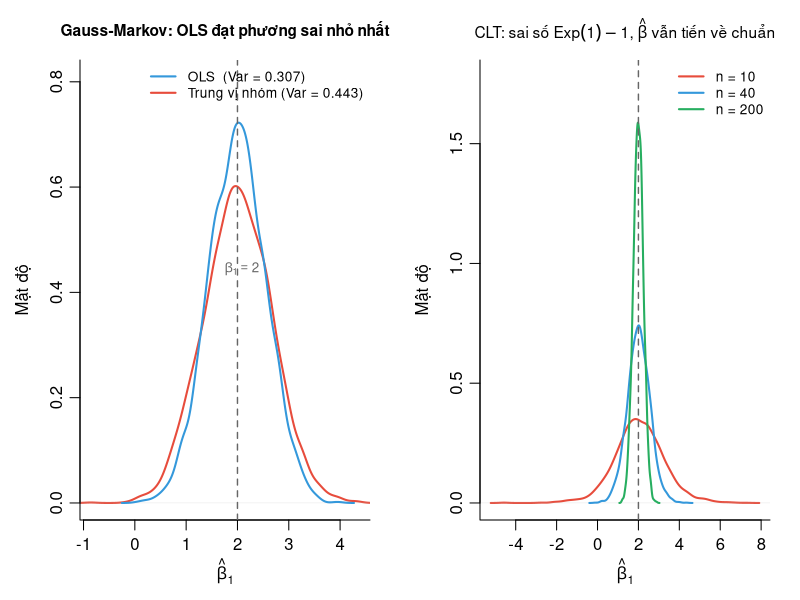
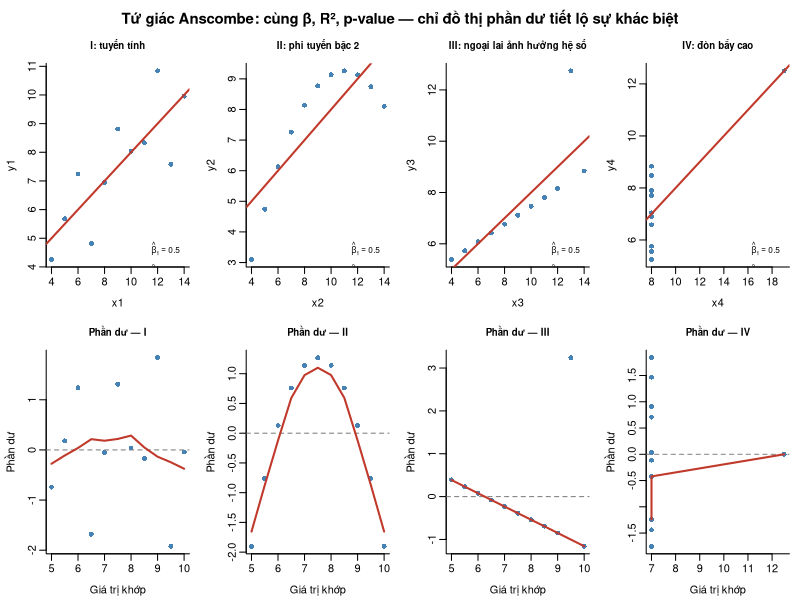
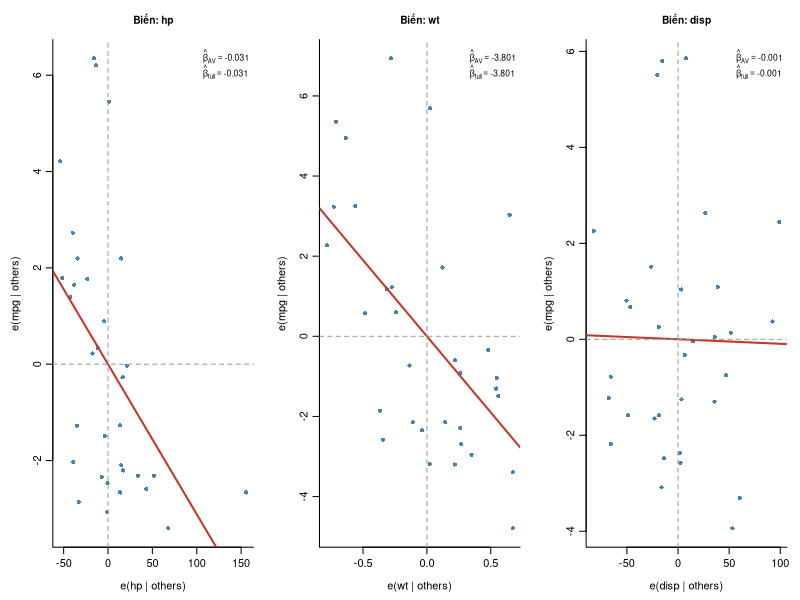
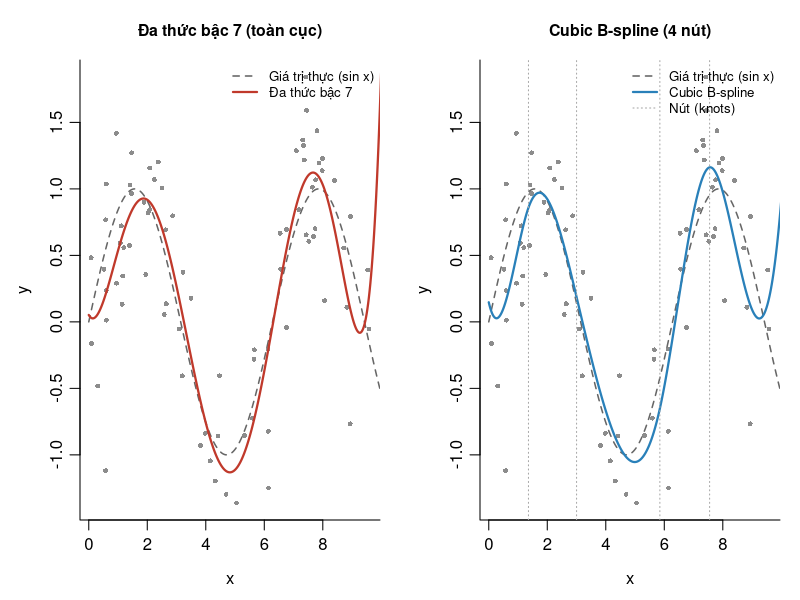
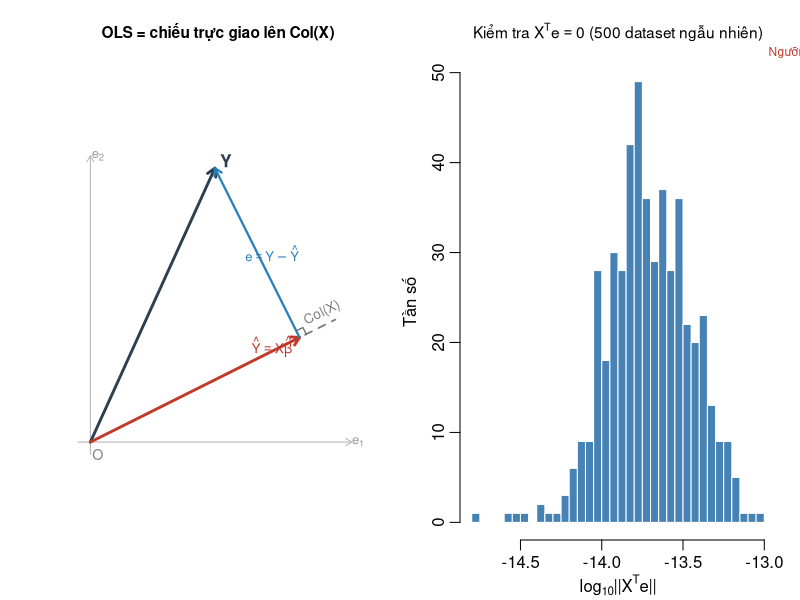
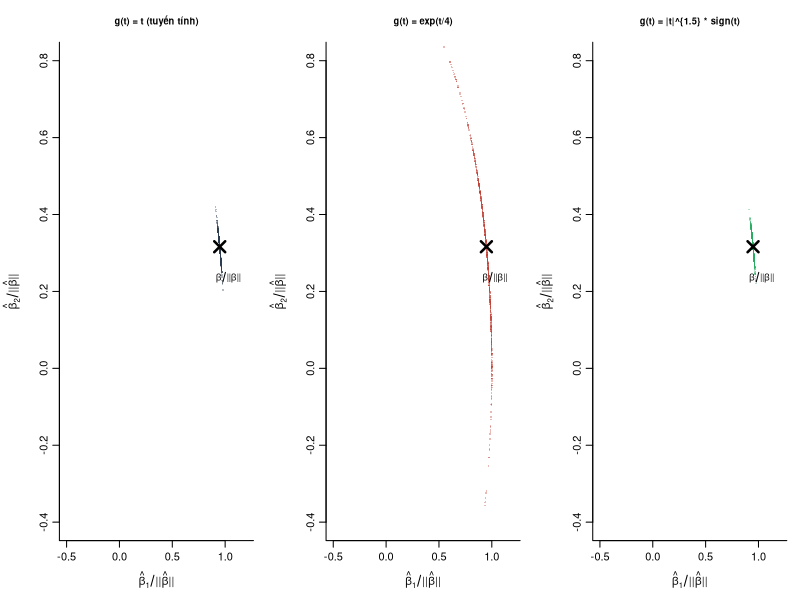
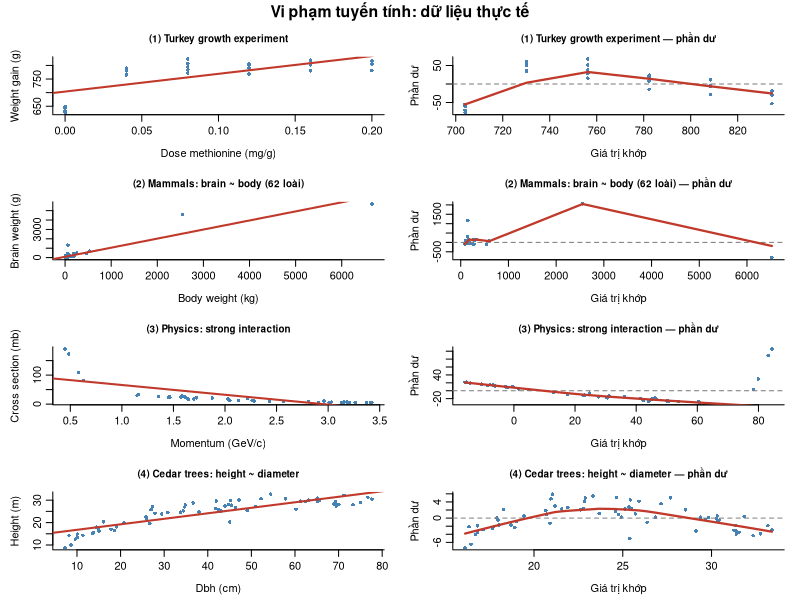
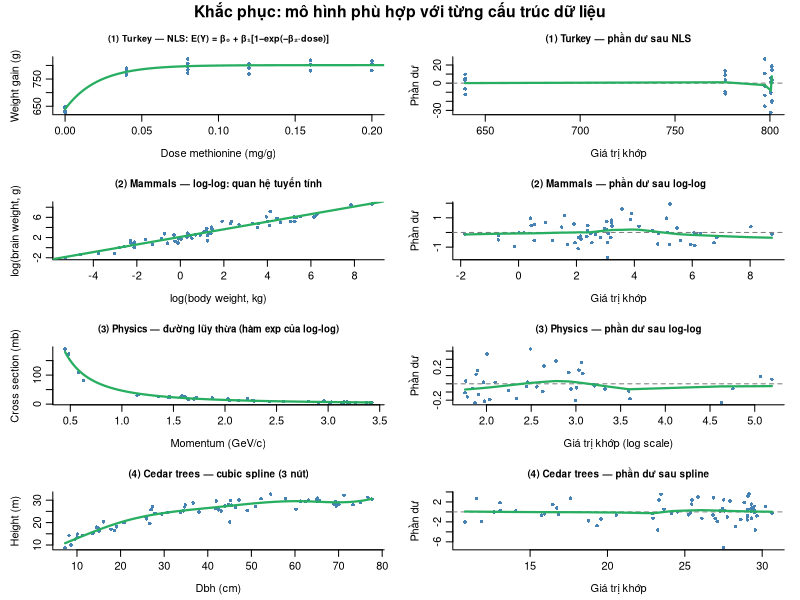

Recreate these plots in R, in order.
# ============================================================
# Sinh hình cho multiple_regression_assumptions.tex
# Chạy: Rscript gen_figures.R
# Seed: 42 (set toàn cục, reproducible)
# ============================================================

set.seed(42)

# -- fig6_blue_clt.png ---------------------------------------------------------
# Minh họa: (1) Gauss-Markov BLUE — OLS đạt phương sai nhỏ nhất
#           (2) CLT — β̂ tiến về chuẩn dù sai số lệch phải

B     <- 4000
n     <- 40
beta1 <- 2

beta_ols <- numeric(B)
beta_alt <- numeric(B)

for (b in seq_len(B)) {
  x   <- runif(n, 0, 1)
  eps <- rnorm(n, sd = 1)
  y   <- beta1 * x + eps

  xc <- x - mean(x)
  beta_ols[b] <- sum(xc * y) / sum(xc^2)

  # Ước lượng tuyến tính không chệch thay thế: trung bình hóa theo nhóm trung vị
  med_x <- median(x)
  hi <- x > med_x;  lo <- !hi
  beta_alt[b] <- (mean(y[hi]) - mean(y[lo])) / (mean(x[hi]) - mean(x[lo]))
}

ns   <- c(10, 40, 200)
cols <- c("#E74C3C", "#3498DB", "#27AE60")

betas_n <- lapply(ns, function(nn) {
  replicate(3000, {
    x   <- runif(nn, 0, 1)
    eps <- rexp(nn, rate = 1) - 1       # mean = 0, lệch phải
    y   <- beta1 * x + eps
    xc  <- x - mean(x)
    sum(xc * y) / sum(xc^2)
  })
})

png("./figures/fig6_blue_clt.png", width = 920, height = 420, res = 110)

par(mfrow = c(1, 2), mar = c(4, 4, 3, 1.5), mgp = c(2.4, 0.7, 0))

# Panel 1: BLUE
v_ols    <- round(var(beta_ols), 3)
v_alt    <- round(var(beta_alt), 3)
xlim1    <- range(c(beta_ols, beta_alt))
dens_ols <- density(beta_ols)
dens_alt <- density(beta_alt)
ylim1    <- c(0, max(dens_ols$y, dens_alt$y) * 1.12)

plot(dens_alt, col = "#E74C3C", lwd = 2, xlim = xlim1, ylim = ylim1,
     xlab = expression(hat(beta)[1]), ylab = "Mật độ",
     main = "Gauss-Markov: OLS đạt phương sai nhỏ nhất",
     bty = "l", cex.main = 0.93)
lines(dens_ols, col = "#3498DB", lwd = 2)
abline(v = beta1, lty = 2, col = "gray40", lwd = 1.4)
legend("topright",
       legend = c(paste0("OLS  (Var = ", v_ols, ")"),
                  paste0("Trung vị nhóm (Var = ", v_alt, ")")),
       col = c("#3498DB", "#E74C3C"), lwd = 2, bty = "n", cex = 0.82)
text(beta1 + 0.08, ylim1[2] * 0.55,
     expression(beta[1] == 2), col = "gray40", cex = 0.8)

# Panel 2: CLT cho beta_ols với sai số lệch phải
dens_list <- lapply(betas_n, density)
ylim2 <- c(0, max(sapply(dens_list, function(d) max(d$y))) * 1.12)
xlim2 <- range(sapply(dens_list, function(d) range(d$x)))

plot(dens_list[[1]], col = cols[1], lwd = 2,
     xlim = xlim2, ylim = ylim2,
     xlab = expression(hat(beta)[1]), ylab = "Mật độ",
     main = expression("CLT: sai số" ~ Exp(1) - 1 * ", " * hat(beta) * " vẫn tiến về chuẩn"),
     bty = "l", cex.main = 0.93)
for (i in 2:3) lines(dens_list[[i]], col = cols[i], lwd = 2)
abline(v = beta1, lty = 2, col = "gray40", lwd = 1.4)
legend("topright", legend = paste0("n = ", ns),
       col = cols, lwd = 2, bty = "n", cex = 0.82)

dev.off()
cat("fig6_blue_clt.png done\n")

# -- fig7_anscombe.png ---------------------------------------------------------
# Tứ giác Anscombe: 4 bộ dữ liệu, cùng β̂ / R² / p-value, hình dạng khác nhau
# Hàng trên: scatterplot + đường hồi quy
# Hàng dưới: đồ thị phần dư theo giá trị khớp

data(anscombe)

# Khớp 4 mô hình
fits <- lapply(1:4, function(i)
  lm(anscombe[[paste0("y", i)]] ~ anscombe[[paste0("x", i)]]))

# Thống kê số — để chú thích trên hình
stats <- lapply(fits, function(m) {
  s   <- summary(m)
  pv  <- coef(s)[2, 4]
  list(b0 = round(coef(m)[1], 2),
       b1 = round(coef(m)[2], 2),
       r2 = round(s$r.squared, 3),
       pv = formatC(pv, digits = 3, format = "g"))
})

titles <- c("I: tuyến tính", "II: phi tuyến bậc 2",
            "III: ngoại lai ảnh hưởng hệ số", "IV: đòn bẩy cao")

png("./figures/fig7_anscombe.png", width = 1000, height = 800, res = 110)

par(mfrow = c(2, 4), mar = c(3.5, 3.5, 2.8, 0.8),
    mgp = c(2.2, 0.6, 0), oma = c(0, 0, 2, 0))

# Hàng 1: scatterplot + đường hồi quy
for (i in 1:4) {
  xi <- anscombe[[paste0("x", i)]]
  yi <- anscombe[[paste0("y", i)]]
  st <- stats[[i]]
  plot(xi, yi, pch = 16, col = "steelblue",
       xlab = paste0("x", i), ylab = paste0("y", i),
       main = titles[i], cex.main = 0.88, bty = "l")
  abline(fits[[i]], col = "#C0392B", lwd = 2)
  legend("bottomright",
         legend = bquote(atop(hat(beta)[1] == .(st$b1),
                              R^2 == .(st$r2))),
         bty = "n", cex = 0.75)
}

# Hàng 2: đồ thị phần dư
for (i in 1:4) {
  fv <- fitted(fits[[i]])
  rv <- residuals(fits[[i]])
  plot(fv, rv, pch = 16, col = "steelblue",
       xlab = "Giá trị khớp", ylab = "Phần dư",
       main = paste0("Phần dư — ", c("I","II","III","IV")[i]),
       cex.main = 0.88, bty = "l")
  abline(h = 0, lty = 2, col = "gray50")
  lines(lowess(fv, rv), col = "#C0392B", lwd = 2)
}

mtext("Tứ giác Anscombe: cùng β̂, R², p-value — chỉ đồ thị phần dư tiết lộ sự khác biệt",
      outer = TRUE, cex = 0.9, font = 2)

dev.off()
cat("fig7_anscombe.png done\n")

# -- fig8_avplot.png -----------------------------------------------------------
# Đồ thị hồi quy riêng phần (added-variable / partial regression plots)
# Mô hình: mpg ~ hp + wt + disp  (mtcars)
# Mỗi panel: e(Y | others) vs e(Xj | others)
# Độ dốc của mỗi panel = hệ số β trong mô hình đầy đủ

data(mtcars)
fit_full <- lm(mpg ~ hp + wt + disp, data = mtcars)
vars <- c("hp", "wt", "disp")
labels_x <- c("Công suất (hp)", "Trọng lượng (wt)", "Dung tích (disp)")

av_data <- lapply(vars, function(jname) {
  others <- setdiff(vars, jname)
  fmY  <- as.formula(paste("mpg ~", paste(others, collapse = "+")))
  fmXj <- as.formula(paste(jname, "~", paste(others, collapse = "+")))
  eY   <- residuals(lm(fmY,  data = mtcars))
  eXj  <- residuals(lm(fmXj, data = mtcars))
  list(eY = eY, eXj = eXj,
       beta_av   = round(coef(lm(eY ~ eXj))[2], 3),
       beta_full = round(coef(fit_full)[jname], 3))
})

png("./figures/fig8_avplot.png", width = 960, height = 350, res = 110)

par(mfrow = c(1, 3), mar = c(4, 4, 3, 1), mgp = c(2.4, 0.7, 0))

for (i in seq_along(vars)) {
  d <- av_data[[i]]
  plot(d$eXj, d$eY,
       pch = 16, col = "steelblue", cex = 0.85,
       xlab = paste0("e(", vars[i], " | others)"),
       ylab = "e(mpg | others)",
       main = paste0("Biến: ", vars[i]),
       bty  = "l", cex.main = 0.93)
  abline(lm(d$eY ~ d$eXj), col = "#C0392B", lwd = 2)
  abline(h = 0, lty = 2, col = "gray60")
  abline(v = 0, lty = 2, col = "gray60")
  legend("topright",
         legend = c(bquote(hat(beta)[AV] == .(d$beta_av)),
                    bquote(hat(beta)[full] == .(d$beta_full))),
         bty = "n", cex = 0.78)
}

dev.off()
cat("fig8_avplot.png done\n")

# -- fig9_splines.png ----------------------------------------------------------
# So sánh đa thức bậc 7 vs cubic B-spline (4 nút) trên dữ liệu dạng sóng
# Mục đích: thể hiện đa thức dao động mạnh ở biên, splines ổn định toàn vùng

library(splines)

n_obs <- 80
x_obs <- sort(runif(n_obs, 0, 10))
y_obs <- sin(x_obs) + 0.5 * rnorm(n_obs)

x_seq  <- seq(0, 10, length.out = 400)
y_true <- sin(x_seq)

# Đa thức bậc 7 (toàn cục)
fit_poly <- lm(y_obs ~ poly(x_obs, 7))
pred_poly <- predict(fit_poly,
                     newdata = data.frame(x_obs = x_seq))

# Cubic B-spline với 4 nút tại phân vị
knots4    <- quantile(x_obs, probs = c(0.2, 0.4, 0.6, 0.8))
fit_spl   <- lm(y_obs ~ bs(x_obs, knots = knots4, degree = 3))
pred_spl  <- predict(fit_spl,
                     newdata = data.frame(x_obs = x_seq))

png("./figures/fig9_splines.png", width = 900, height = 420, res = 110)

par(mfrow = c(1, 2), mar = c(4, 4, 3, 1), mgp = c(2.4, 0.7, 0))

# Panel 1 — Đa thức bậc 7
plot(x_obs, y_obs, pch = 16, cex = 0.65, col = "gray55",
     xlab = "x", ylab = "y",
     main = "Đa thức bậc 7 (toàn cục)",
     bty = "l", cex.main = 0.95)
lines(x_seq, y_true,    col = "gray40",   lwd = 1.5, lty = 2)
lines(x_seq, pred_poly, col = "#C0392B",  lwd = 2.2)
legend("topright",
       legend = c("Giá trị thực (sin x)", "Đa thức bậc 7"),
       col = c("gray40", "#C0392B"), lwd = c(1.5, 2.2),
       lty = c(2, 1), bty = "n", cex = 0.8)

# Panel 2 — Cubic B-spline
plot(x_obs, y_obs, pch = 16, cex = 0.65, col = "gray55",
     xlab = "x", ylab = "y",
     main = "Cubic B-spline (4 nút)",
     bty = "l", cex.main = 0.95)
lines(x_seq, y_true,   col = "gray40",   lwd = 1.5, lty = 2)
lines(x_seq, pred_spl, col = "#2980B9",  lwd = 2.2)
abline(v = knots4, lty = 3, col = "gray65", lwd = 1)
legend("topright",
       legend = c("Giá trị thực (sin x)",
                  "Cubic B-spline",
                  "Nút (knots)"),
       col = c("gray40", "#2980B9", "gray65"),
       lwd = c(1.5, 2.2, 1), lty = c(2, 1, 3),
       bty = "n", cex = 0.8)

dev.off()
cat("fig9_splines.png done\n")

# -- fig10_projection.png ------------------------------------------------------
# Trái: Sơ đồ hình học — OLS là chiếu trực giao Y lên Col(X)
# Phải: Xác minh số — X'e ≈ 0 trên 500 dataset ngẫu nhiên

png("./figures/fig10_projection.png", width = 900, height = 420, res = 110)
par(mfrow = c(1, 2), mar = c(3, 3, 3.2, 1.2), mgp = c(2, 0.6, 0))

# -- Panel 1: sơ đồ hình học ---------------------------------------------------
plot(0, 0, type = "n", xlim = c(-0.15, 2.2), ylim = c(-0.15, 2.4),
     xlab = "", ylab = "", asp = 1,
     main = "OLS = chiếu trực giao lên Col(X)",
     axes = FALSE, cex.main = 0.93)

# Trục gốc
arrows(-0.1, 0, 2.1, 0, length = 0.07, col = "gray70", lwd = 1)
arrows(0, -0.1, 0, 2.3, length = 0.07, col = "gray70", lwd = 1)
text(2.15, 0, expression(e[1]), cex = 0.8, col = "gray60")
text(0.06, 2.3, expression(e[2]), cex = 0.8, col = "gray60")
text(0.06, -0.1, "O", cex = 0.85, col = "gray50")

# Không gian dự báo Col(X): đường thẳng qua gốc theo hướng (2,1)/||...||
dir_x <- c(2, 1) / sqrt(5)
t_vals <- seq(0, 2.2, length.out = 50)
lines(t_vals * dir_x[1], t_vals * dir_x[2],
      col = "gray50", lwd = 1.8, lty = 2)
text(2.05 * dir_x[1] + 0.03, 2.05 * dir_x[2] + 0.12,
     "Col(X)", col = "gray50", cex = 0.82, srt = 27)

# Vector Y
Y <- c(1.0, 2.2)
arrows(0, 0, Y[1], Y[2], lwd = 2.8, col = "#2C3E50", length = 0.09)
text(Y[1] + 0.09, Y[2] + 0.06, "Y", col = "#2C3E50", cex = 1.05, font = 2)

# Ŷ = chiếu Y lên Col(X)
Yhat_s <- sum(Y * dir_x)
Yhat   <- Yhat_s * dir_x
arrows(0, 0, Yhat[1], Yhat[2], lwd = 2.8, col = "#C0392B", length = 0.09)
text(Yhat[1] - 0.22, Yhat[2] - 0.07,
     expression(hat(Y) == X * hat(beta)), col = "#C0392B", cex = 0.82)

# Residual e = Y - Ŷ
arrows(Yhat[1], Yhat[2], Y[1], Y[2],
       lwd = 2.2, col = "#2980B9", length = 0.08)
mid_e <- (Yhat + Y) / 2
text(mid_e[1] + 0.12, mid_e[2],
     expression(e == Y - hat(Y)), col = "#2980B9", cex = 0.78)

# Góc vuông tại Ŷ
sq  <- 0.06
perp_dir <- c(-dir_x[2], dir_x[1])
sq_pts <- rbind(Yhat + sq * dir_x,
                Yhat + sq * dir_x + sq * perp_dir,
                Yhat + sq * perp_dir)
lines(sq_pts[, 1], sq_pts[, 2], col = "gray40", lwd = 1.2)

# -- Panel 2: Xác minh X'e = 0 -------------------------------------------------
max_xte <- replicate(500, {
  n <- 40; p <- 3
  X    <- cbind(1, matrix(rnorm(n * p), n, p))
  beta <- c(1, 2, -1, 0.5)
  y    <- X %*% beta + rnorm(n, sd = 2)
  bhat <- solve(t(X) %*% X) %*% t(X) %*% y
  e    <- y - X %*% bhat
  max(abs(t(X) %*% e))
})

hist(log10(max_xte), breaks = 40,
     col = "steelblue", border = "white",
     main = expression("Kiểm tra " * X^T * e == 0 * " (500 dataset ngẫu nhiên)"),
     xlab = expression(log[10] * "||" * X^T * e * "||"),
     ylab = "Tần số", cex.main = 0.93, bty = "l")
abline(v = log10(.Machine$double.eps * 1e3),
       lty = 2, col = "#C0392B", lwd = 1.5)
mtext("Ngưỡng sai số máy", side = 3, at = log10(.Machine$double.eps * 1e3),
      col = "#C0392B", cex = 0.72, line = 0.2)

dev.off()
cat("fig10_projection.png done\n")

# -- fig11_liduan.png ----------------------------------------------------------
# Mô phỏng định lý Li-Duan: OLS ước lượng đúng hướng β dù g phi tuyến
# Thiết kế: Y = g(β'X) + ε, β = (3,1), X ~ N(0,I), g thay đổi
# Hiển thị: scatter β̂_1 vs β̂_2 chuẩn hóa — luôn xếp thẳng theo (3,1)

beta_true <- c(3, 1)          # hướng thực sự
beta_true_n <- beta_true / sqrt(sum(beta_true^2))

n_sim  <- 800
n_obs  <- 60

g_list <- list(
  "g(t) = t (tuyến tính)"           = function(t) t,
  "g(t) = exp(t/4)"                 = function(t) exp(t / 4),
  "g(t) = |t|^{1.5} * sign(t)"      = function(t) abs(t)^1.5 * sign(t)
)
cols_g <- c("#2C3E50", "#C0392B", "#27AE60")

png("./figures/fig11_liduan.png", width = 1050, height = 380, res = 110)
par(mfrow = c(1, 3), mar = c(4.5, 4.5, 3.2, 1), mgp = c(2.8, 0.7, 0))

for (gi in seq_along(g_list)) {
  g_fn  <- g_list[[gi]]
  b1_hat <- numeric(n_sim)
  b2_hat <- numeric(n_sim)

  for (s in seq_len(n_sim)) {
    X   <- matrix(rnorm(n_obs * 2), n_obs, 2)
    idx <- X %*% beta_true
    y   <- g_fn(idx) + rnorm(n_obs, sd = 0.8)
    bh  <- coef(lm(y ~ X - 1))   # hồi quy không có tung độ gốc
    bh_n <- bh / sqrt(sum(bh^2)) # chuẩn hóa về độ dài 1
    b1_hat[s] <- bh_n[1]
    b2_hat[s] <- bh_n[2]
  }

  plot(b1_hat, b2_hat,
       pch = 16, cex = 0.35, col = adjustcolor(cols_g[gi], 0.35),
       xlim = c(-0.5, 1.2), ylim = c(-0.4, 0.8),
       xlab = expression(hat(beta)[1] / "||" * hat(beta) * "||"),
       ylab = expression(hat(beta)[2] / "||" * hat(beta) * "||"),
       main = names(g_list)[gi], cex.main = 0.85, bty = "l")

  # Điểm β thực sự (đã chuẩn hóa)
  points(beta_true_n[1], beta_true_n[2],
         pch = 4, cex = 2.2, lwd = 2.5, col = "black")
  text(beta_true_n[1] + 0.08, beta_true_n[2] - 0.08,
       expression(beta / "||" * beta * "||"), cex = 0.82, font = 2)
}

dev.off()
cat("fig11_liduan.png done\n")

# -- fig12_violations.png ------------------------------------------------------
# Bốn ví dụ thực tế vi phạm tính tuyến tính
# Cột trái : scatter + đường OLS bậc 1
# Cột phải : đồ thị phần dư (LOESS đỏ) — mẫu hình có hệ thống
# Seed riêng cho mỗi dataset mô phỏng (set.seed() cục bộ, reproducible)

library(MASS)

# -- Dataset 1: Turkey growth (Weisberg) --------------------------------------
# E(Y|Dose) = β₀ + β₁[1 − exp(−β₂ × Dose)]; mô phỏng 5 lần/mức nồng độ
set.seed(101)
dose_lvl  <- c(0, 0.04, 0.08, 0.12, 0.16, 0.20)
dose_t    <- rep(dose_lvl, each = 5)
y_turkey  <- 639 + 168 * (1 - exp(-37 * dose_t)) + rnorm(30, 0, 18)

# -- Dataset 2: Mammals brain vs body (MASS) -----------------------------------
body_kg  <- mammals$body
brain_g  <- mammals$brain

# -- Dataset 3: Physics cross sections (Weisberg-inspired) --------------------
# Y ~ cross section (mb), X ~ momentum (GeV/c); dạng lũy thừa giảm
set.seed(102)
x_phys <- sort(runif(38, 0.3, 3.5))
y_phys <- 45 * x_phys^(-1.7) * exp(rnorm(38, 0, 0.15))

# -- Dataset 4: Tree height vs diameter (Idaho cedar, Weisberg) ---------------
set.seed(103)
dbh    <- sort(runif(65, 5, 78))
height <- 30 * (1 - exp(-0.055 * dbh)) + rnorm(65, 0, 2.2)

# -- Vẽ figure -----------------------------------------------------------------
png("./figures/fig12_violations.png",
    width = 900, height = 1180, res = 110)

par(mfrow = c(4, 2),
    mar   = c(3.8, 4.0, 2.8, 1.2),
    mgp   = c(2.4, 0.7, 0),
    oma   = c(0, 0, 1.5, 0))

datasets <- list(
  list(x      = dose_t,
       y      = y_turkey,
       xlab   = "Dose methionine (mg/g)",
       ylab   = "Weight gain (g)",
       title  = "(1) Turkey growth experiment"),
  list(x      = body_kg,
       y      = brain_g,
       xlab   = "Body weight (kg)",
       ylab   = "Brain weight (g)",
       title  = "(2) Mammals: brain ~ body (62 loài)"),
  list(x      = x_phys,
       y      = y_phys,
       xlab   = "Momentum (GeV/c)",
       ylab   = "Cross section (mb)",
       title  = "(3) Physics: strong interaction"),
  list(x      = dbh,
       y      = height,
       xlab   = "Dbh (cm)",
       ylab   = "Height (m)",
       title  = "(4) Cedar trees: height ~ diameter")
)

for (d in datasets) {
  fit_lin <- lm(d$y ~ d$x)
  fv      <- fitted(fit_lin)
  rv      <- residuals(fit_lin)

  # Cột trái: scatter + OLS
  plot(d$x, d$y,
       pch = 16, cex = 0.72, col = "steelblue",
       xlab = d$xlab, ylab = d$ylab,
       main = d$title, cex.main = 0.90, bty = "l")
  abline(fit_lin, col = "#C0392B", lwd = 2)

  # Cột phải: đồ thị phần dư
  plot(fv, rv,
       pch = 16, cex = 0.72, col = "steelblue",
       xlab = "Giá trị khớp", ylab = "Phần dư",
       main = paste(d$title, "— phần dư"),
       cex.main = 0.90, bty = "l")
  abline(h = 0, lty = 2, col = "gray50")
  lines(lowess(fv, rv), col = "#C0392B", lwd = 2.2)
}

mtext("Vi phạm tuyến tính: dữ liệu thực tế",
      outer = TRUE, cex = 0.95, font = 2)

dev.off()
cat("fig12_violations.png done\n")

# -- fig13_violations_fixed.png ------------------------------------------------
# Cùng 4 bộ dữ liệu, sau khi áp dụng biến đổi / mô hình phù hợp
# Cột trái : scatter + đường khớp đúng
# Cột phải : đồ thị phần dư sau khi khắc phục (không còn mẫu hình)

library(splines)

png("./figures/fig13_violations_fixed.png",
    width = 900, height = 1180, res = 110)

par(mfrow = c(4, 2),
    mar   = c(3.8, 4.0, 2.8, 1.2),
    mgp   = c(2.4, 0.7, 0),
    oma   = c(0, 0, 1.5, 0))

# -- (1) Turkey: NLS fit -------------------------------------------------------
fit_nls_t <- nls(y_turkey ~ b0 + b1 * (1 - exp(-b2 * dose_t)),
                 start = list(b0 = 630, b1 = 160, b2 = 30))
dose_seq  <- seq(0, 0.21, length.out = 200)
pred_nls  <- predict(fit_nls_t,
                     newdata = data.frame(dose_t = dose_seq))
rv_nls_t  <- residuals(fit_nls_t)
fv_nls_t  <- fitted(fit_nls_t)

plot(dose_t, y_turkey,
     pch = 16, cex = 0.72, col = "steelblue",
     xlab = "Dose methionine (mg/g)", ylab = "Weight gain (g)",
     main = "(1) Turkey — NLS: E(Y) = β₀ + β₁[1−exp(−β₂·dose)]",
     cex.main = 0.82, bty = "l")
lines(dose_seq, pred_nls, col = "#27AE60", lwd = 2.2)

plot(fv_nls_t, rv_nls_t,
     pch = 16, cex = 0.72, col = "steelblue",
     xlab = "Giá trị khớp", ylab = "Phần dư",
     main = "(1) Turkey — phần dư sau NLS",
     cex.main = 0.90, bty = "l")
abline(h = 0, lty = 2, col = "gray50")
lines(lowess(fv_nls_t, rv_nls_t), col = "#27AE60", lwd = 2.2)

# -- (2) Mammals: log-log transform --------------------------------------------
log_body  <- log(body_kg)
log_brain <- log(brain_g)
fit_log   <- lm(log_brain ~ log_body)
fv_log    <- fitted(fit_log)
rv_log    <- residuals(fit_log)

plot(log_body, log_brain,
     pch = 16, cex = 0.72, col = "steelblue",
     xlab = "log(body weight, kg)", ylab = "log(brain weight, g)",
     main = "(2) Mammals — log-log: quan hệ tuyến tính",
     cex.main = 0.90, bty = "l")
abline(fit_log, col = "#27AE60", lwd = 2.2)

plot(fv_log, rv_log,
     pch = 16, cex = 0.72, col = "steelblue",
     xlab = "Giá trị khớp", ylab = "Phần dư",
     main = "(2) Mammals — phần dư sau log-log",
     cex.main = 0.90, bty = "l")
abline(h = 0, lty = 2, col = "gray50")
lines(lowess(fv_log, rv_log), col = "#27AE60", lwd = 2.2)

# -- (3) Physics: log-log transform --------------------------------------------
log_xp   <- log(x_phys)
log_yp   <- log(y_phys)
fit_logp <- lm(log_yp ~ log_xp)
fv_logp  <- fitted(fit_logp)
rv_logp  <- residuals(fit_logp)
xp_seq   <- seq(min(x_phys), max(x_phys), length.out = 200)

plot(x_phys, y_phys,
     pch = 16, cex = 0.72, col = "steelblue",
     xlab = "Momentum (GeV/c)", ylab = "Cross section (mb)",
     main = "(3) Physics — đường lũy thừa (hàm exp của log-log)",
     cex.main = 0.88, bty = "l")
lines(xp_seq,
      exp(predict(fit_logp, newdata = data.frame(log_xp = log(xp_seq)))),
      col = "#27AE60", lwd = 2.2)

plot(fv_logp, rv_logp,
     pch = 16, cex = 0.72, col = "steelblue",
     xlab = "Giá trị khớp (log scale)", ylab = "Phần dư",
     main = "(3) Physics — phần dư sau log-log",
     cex.main = 0.90, bty = "l")
abline(h = 0, lty = 2, col = "gray50")
lines(lowess(fv_logp, rv_logp), col = "#27AE60", lwd = 2.2)

# -- (4) Trees: cubic spline ---------------------------------------------------
fit_spl_t <- lm(height ~ bs(dbh,
                             knots  = quantile(dbh, c(0.25, 0.5, 0.75)),
                             degree = 3))
fv_spl_t  <- fitted(fit_spl_t)
rv_spl_t  <- residuals(fit_spl_t)
dbh_seq   <- seq(min(dbh), max(dbh), length.out = 300)
pred_spl_t <- predict(fit_spl_t,
                      newdata = data.frame(dbh = dbh_seq))

plot(dbh, height,
     pch = 16, cex = 0.72, col = "steelblue",
     xlab = "Dbh (cm)", ylab = "Height (m)",
     main = "(4) Cedar trees — cubic spline (3 nút)",
     cex.main = 0.90, bty = "l")
lines(dbh_seq, pred_spl_t, col = "#27AE60", lwd = 2.2)

plot(fv_spl_t, rv_spl_t,
     pch = 16, cex = 0.72, col = "steelblue",
     xlab = "Giá trị khớp", ylab = "Phần dư",
     main = "(4) Cedar trees — phần dư sau spline",
     cex.main = 0.90, bty = "l")
abline(h = 0, lty = 2, col = "gray50")
lines(lowess(fv_spl_t, rv_spl_t), col = "#27AE60", lwd = 2.2)

mtext("Khắc phục: mô hình phù hợp với từng cấu trúc dữ liệu",
      outer = TRUE, cex = 0.95, font = 2)

dev.off()
cat("fig13_violations_fixed.png done\n")

# -- fig14_scatterplot_matrix.png ----------------------------------------------
# Ma trận đồ thị phân tán: mtcars, 4 biến (mpg, hp, wt, disp)
# Đường chéo dưới: scatter + LOESS để phát hiện độ cong biên
# Đường chéo trên: hệ số tương quan Pearson (cỡ chữ theo độ lớn)
# Đường chéo giữa: tên biến + histogram mật độ

png("./figures/fig14_scatterplot_matrix.png",
    width = 860, height = 860, res = 110)

vars   <- c("mpg", "hp", "wt", "disp")
labels <- c("mpg\n(miles/gallon)", "hp\n(horsepower)",
            "wt\n(weight, 1000 lb)", "disp\n(displacement)")
dat    <- mtcars[, vars]
k      <- length(vars)

# Hàm vẽ từng ô
panel_scatter <- function(x, y, ...) {
  points(x, y, pch = 16, cex = 0.65, col = "steelblue")
  lines(lowess(x, y), col = "#C0392B", lwd = 2)
}

panel_cor <- function(x, y, digits = 2, ...) {
  usr <- par("usr"); on.exit(par(usr))
  par(usr = c(0, 1, 0, 1))
  r   <- cor(x, y, use = "complete.obs")
  txt <- format(round(r, digits), nsmall = digits)
  cex_val <- 0.8 + 1.8 * abs(r)
  text(0.5, 0.5, txt, cex = cex_val,
       col = if (r > 0) "#2980B9" else "#C0392B", font = 2)
}

panel_hist <- function(x, ...) {
  usr <- par("usr"); on.exit(par(usr))
  h   <- hist(x, plot = FALSE, breaks = "FD")
  par(usr = c(usr[1:2], 0, max(h$density) * 1.3))
  rect(h$breaks[-length(h$breaks)], 0,
       h$breaks[-1], h$density,
       col = "steelblue", border = "white")
  lines(density(x), col = "#C0392B", lwd = 1.5)
}

pairs(dat,
      labels      = labels,
      lower.panel = panel_scatter,
      upper.panel = panel_cor,
      diag.panel  = panel_hist,
      gap         = 0.4,
      cex.labels  = 0.85, font.labels = 2)

dev.off()
cat("fig14_scatterplot_matrix.png done\n")

# -- fig15_model_eval.png ------------------------------------------------------
# So sánh trước / sau khi khắc phục phi tuyến (mtcars: mpg ~ hp)
# Hàng 1: mô hình tuyến tính (trước);  Hàng 2: đa thức bậc 2 (sau)
# Panels: scatter + fit  |  residuals vs fitted  |  Q-Q plot
# mtcars là dữ liệu thực, không cần seed riêng

data(mtcars)
model_lin  <- lm(mpg ~ hp, data = mtcars)
model_quad <- lm(mpg ~ poly(hp, 2), data = mtcars)

press_stat <- function(fit) sum((residuals(fit) / (1 - hatvalues(fit)))^2)

hp_seq  <- seq(min(mtcars$hp), max(mtcars$hp), length.out = 300)
new_df  <- data.frame(hp = hp_seq)

png("./figures/fig15_model_eval.png", width = 2800, height = 1800, res = 220)
par(mfrow = c(2, 3), mar = c(4, 4.2, 3.2, 1.5), oma = c(0, 0, 2.5, 0))

col_pts <- "gray35"

## --- Hàng 1: Linear (trước) ---
# 1a: scatter + fit
plot(mtcars$hp, mtcars$mpg, pch = 16, col = col_pts,
     xlab = "Horsepower (hp)", ylab = "mpg",
     main = "(a) Scatter — Linear")
abline(model_lin, col = "#C0392B", lwd = 2.2)

# 1b: residuals vs fitted
rv1 <- residuals(model_lin); fv1 <- fitted(model_lin)
plot(fv1, rv1, pch = 16, col = col_pts,
     xlab = "Fitted values", ylab = "Residuals",
     main = "(b) Phần dư — Linear")
abline(h = 0, lty = 2, col = "gray60")
lines(lowess(fv1, rv1, f = 0.7), col = "#C0392B", lwd = 2.2)

# 1c: Q-Q
qqnorm(rv1, main = "(c) Q-Q — Linear", pch = 16, col = col_pts,
       xlab = "Theoretical Quantiles", ylab = "Sample Quantiles")
qqline(rv1, col = "#C0392B", lwd = 2.2)

## --- Hàng 2: Quadratic (sau) ---
# 2a: scatter + fit
plot(mtcars$hp, mtcars$mpg, pch = 16, col = col_pts,
     xlab = "Horsepower (hp)", ylab = "mpg",
     main = "(d) Scatter — Quadratic")
lines(hp_seq, predict(model_quad, newdata = new_df), col = "#2980B9", lwd = 2.2)

# 2b: residuals vs fitted
rv2 <- residuals(model_quad); fv2 <- fitted(model_quad)
plot(fv2, rv2, pch = 16, col = col_pts,
     xlab = "Fitted values", ylab = "Residuals",
     main = "(e) Phần dư — Quadratic")
abline(h = 0, lty = 2, col = "gray60")
lines(lowess(fv2, rv2, f = 0.7), col = "#2980B9", lwd = 2.2)

# 2c: Q-Q
qqnorm(rv2, main = "(f) Q-Q — Quadratic", pch = 16, col = col_pts,
       xlab = "Theoretical Quantiles", ylab = "Sample Quantiles")
qqline(rv2, col = "#2980B9", lwd = 2.2)

mtext("So sánh mô hình trước và sau khi khắc phục phi tuyến (mtcars)",
      outer = TRUE, cex = 1.05, font = 2)
dev.off()
cat("fig15_model_eval.png done\n")

# -- fig16_normality_patterns.png ----------------------------------------------
# Bốn mẫu hình chẩn đoán tính chuẩn của phần dư
# Mỗi hàng: histogram + normal Q-Q plot cho cùng một tập phần dư mô phỏng

set.seed(1601)

n_norm <- 120
normal_resid <- rnorm(n_norm)
skew_resid   <- scale(rexp(n_norm, rate = 1) - 1)[, 1]
heavy_resid  <- rt(n_norm, df = 3) / sqrt(3)
out_resid    <- rnorm(n_norm)
out_resid[c(12, 84)] <- c(4.2, -3.8)

normality_sets <- list(
  list(name = "Chuẩn", data = normal_resid,
       note = "Điểm Q-Q gần đường thẳng"),
  list(name = "Lệch phải", data = skew_resid,
       note = "Đuôi phải cao hơn chuẩn"),
  list(name = "Đuôi nặng", data = heavy_resid,
       note = "Hai đầu tách xa đường chuẩn"),
  list(name = "Có ngoại lai", data = out_resid,
       note = "Một vài điểm rời khỏi mẫu chung")
)

png("./figures/fig16_normality_patterns.png", width = 980, height = 1180, res = 120)

par(mfrow = c(4, 2), mar = c(3.8, 4.0, 3.0, 1.0),
    mgp = c(2.4, 0.7, 0), oma = c(0, 0, 1.2, 0))

for (d in normality_sets) {
  z <- as.numeric(scale(d$data))

  hist(z, breaks = 18, freq = FALSE,
       col = "#D8EAF7", border = "white",
       xlab = "Phần dư chuẩn hóa", ylab = "Mật độ",
       main = paste0(d$name, " — histogram"),
       cex.main = 0.9, bty = "l")
  curve(dnorm(x), add = TRUE, col = "#C0392B", lwd = 2)
  rug(z, col = adjustcolor("#2C3E50", 0.45))
  legend("topright", legend = d$note, bty = "n", cex = 0.74)

  qq <- qqnorm(z, plot.it = FALSE)
  plot(qq$x, qq$y,
       pch = 16, cex = 0.68, col = "steelblue",
       xlab = "Phân vị chuẩn lý thuyết",
       ylab = "Phân vị phần dư",
       main = paste0(d$name, " — Q-Q plot"),
       cex.main = 0.9, bty = "l")
  qqline(z, col = "#C0392B", lwd = 2)
  abline(h = 0, lty = 3, col = "gray70")
  abline(v = 0, lty = 3, col = "gray70")
}

mtext("Các mẫu hình trực quan khi kiểm tra tính chuẩn của phần dư",
      outer = TRUE, cex = 0.95, font = 2)

dev.off()
cat("fig16_normality_patterns.png done\n")

# -- fig17_boston_normality.png ------------------------------------------------
# Boston housing: raw residuals vs externally studentized residuals
# Model: medv ~ lstat + rm

library(MASS)
data(Boston)
fit_boston <- lm(medv ~ lstat + rm, data = Boston)
raw_resid <- residuals(fit_boston)
stud_resid <- rstudent(fit_boston)

png("./figures/fig17_boston_normality.png", width = 980, height = 820, res = 120)

par(mfrow = c(2, 2), mar = c(4.0, 4.2, 3.2, 1.0),
    mgp = c(2.5, 0.7, 0), oma = c(0, 0, 1.0, 0))

hist(raw_resid, breaks = 28, freq = FALSE,
     col = "#D8EAF7", border = "white",
     xlab = "Raw residuals", ylab = "Mật độ",
     main = "Raw residuals — histogram", cex.main = 0.9, bty = "l")
curve(dnorm(x, mean = mean(raw_resid), sd = sd(raw_resid)),
      add = TRUE, col = "#C0392B", lwd = 2)
rug(raw_resid, col = adjustcolor("#2C3E50", 0.35))

qqnorm(raw_resid, pch = 16, cex = 0.65, col = "steelblue",
       main = "Raw residuals — Q-Q plot",
       xlab = "Phân vị chuẩn lý thuyết", ylab = "Raw residuals",
       cex.main = 0.9, bty = "l")
qqline(raw_resid, col = "#C0392B", lwd = 2)

hist(stud_resid, breaks = 28, freq = FALSE,
     col = "#E3F3E8", border = "white",
     xlab = "Studentized residuals", ylab = "Mật độ",
     main = "Studentized residuals — histogram", cex.main = 0.9, bty = "l")
curve(dnorm(x), add = TRUE, col = "#C0392B", lwd = 2)
rug(stud_resid, col = adjustcolor("#2C3E50", 0.35))

qqnorm(stud_resid, pch = 16, cex = 0.65, col = "steelblue",
       main = "Studentized residuals — Q-Q plot",
       xlab = "Phân vị chuẩn lý thuyết", ylab = "Studentized residuals",
       cex.main = 0.9, bty = "l")
qqline(stud_resid, col = "#C0392B", lwd = 2)

mtext("Boston housing: chẩn đoán chuẩn tắc của phần dư", outer = TRUE,
      cex = 0.95, font = 2)

dev.off()
cat("fig17_boston_normality.png done\n")
